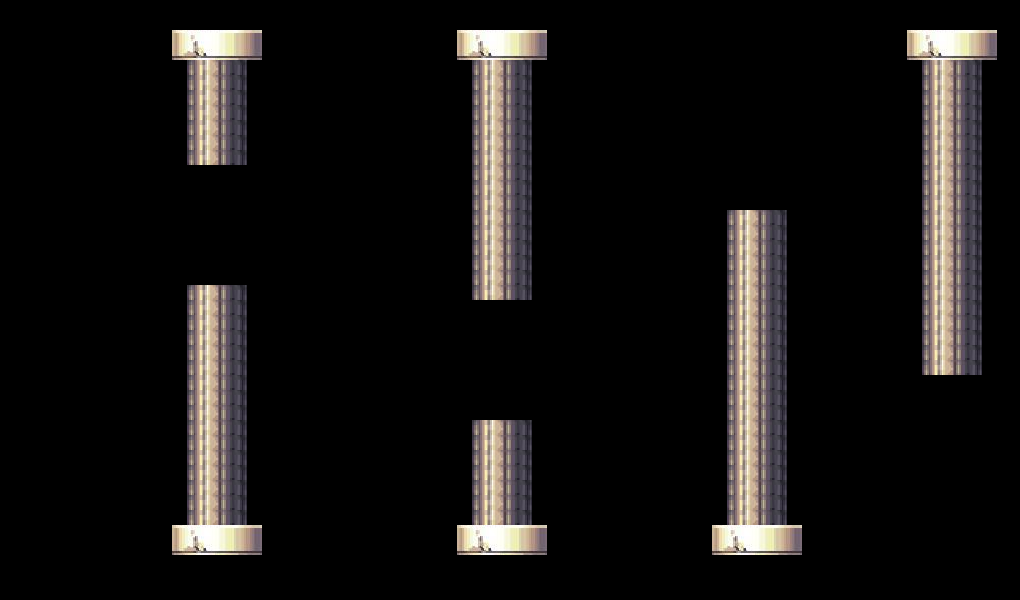

Tiled map render using the project's own tile images. Description and the map definition, with tile-layer contents summarised, below:
An orthogonal 68x40 tile map with 15x15 px tiles, 1 tile layer (Pillars), 1 hidden layer not drawn, 3 tilesets and 16 objects.

<map version="1.0" orientation="orthogonal" width="68" height="40" tilewidth="15" tileheight="15">
 <tileset firstgid="1" name="Background" tilewidth="15" tileheight="15">
  <tileoffset x="7" y="0" />
  <image source="Background.png" width="64" height="600" />
 </tileset>
 <tileset firstgid="161" name="pillar" tilewidth="15" tileheight="15">
  <tileoffset x="7" y="0" />
  <image source="pillar.png" width="66" height="42" />
 </tileset>
 <tileset firstgid="169" name="pillar-base" tilewidth="15" tileheight="15">
  <tileoffset x="7" y="0" />
  <image source="base.png" width="102" height="31" />
 </tileset>
 <layer name="Background" width="68" height="40" visible="0">
  <data>[2720 cells, 2720 non-empty, 160 distinct tile ids]</data>
 </layer>
 <objectgroup name="Ground Collision" width="68" height="40" visible="0">
  <object x="0" y="0" width="1020" height="30" />
  <object x="0" y="555" width="1020" height="45" />
  <object x="450" y="720" />
 </objectgroup>
 <layer name="Pillars" width="68" height="40">
  <data>[2720 cells, 424 non-empty, 16 distinct tile ids]</data>
 </layer>
 <objectgroup name="Pillar Collision" width="68" height="40">
  <object x="180" y="30" width="75" height="30" />
  <object x="195" y="60" width="45" height="105" />
  <object x="195" y="285" width="45" height="240" />
  <object x="180" y="525" width="75" height="30" />
  <object x="465" y="525" width="75" height="30" />
  <object x="480" y="525" width="30" />
  <object x="480" y="420" width="45" height="105" />
  <object x="480" y="60" width="45" height="240" />
  <object x="465" y="30" width="75" height="30" />
  <object x="735" y="210" width="45" height="315" />
  <object x="720" y="525" width="75" height="30" />
  <object x="915" y="30" width="75" height="30" />
  <object x="930" y="60" width="45" height="315" />
 </objectgroup>
</map>